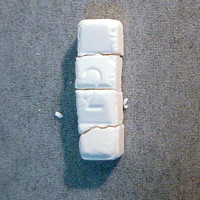
#> input picture Segmentacao/Segmentacao/imagens remedio/Alprazolam/3089_lg.jpg, 200 x 200 px
$ python -i SegmentacaoContornos.py   (imports and definitions only)   (Python 2 division)
#> lines starting #> are read from the running program, lines starting #| are printed output that depends on the picture
import cv2
import numpy as np
from matplotlib import pyplot as plt
import warnings

#funcao identifica se ha uma pilula circular
#retorna coordenada x e y do ponto central e o raio do circulo
#caso nao haja uma pilula circular retorna 0 para todos os valores
def contemPilulaCircular(imageUrl):
    #carrega e trata a imagen antes de aplicar a transformada de hough


    #checa se e necessario ou nao aplicar o blur

#> called with imageUrl = 'imagens remedio/Alprazolam/3089_lg.jpg'
    continuar = True
    parameter = 1


    while continuar == True:
        img = cv2.imread(imageUrl,0)
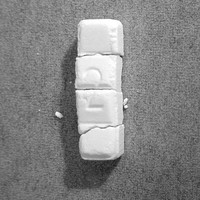
#> img: shape (200, 200); min 28, max 255, mean 132.8
        img = cv2.medianBlur(img,parameter)
        cimg = cv2.cvtColor(img,cv2.COLOR_GRAY2BGR)

        circles = cv2.HoughCircles(img,cv2.HOUGH_GRADIENT,1,20,
                            param1=100,param2=30,minRadius=0,maxRadius=0)
#> circles = 36 rows, first 8: [100.5, 101.5, 95.3], [97.5, 80.5, 80.8], [88.5, 120.5, 69], [109.5, 119.5, 64.6], [79.5, 66.5, 66.1], [117.5, 67.5, 65.5], [99.5, 139.5, 61.1], [98.5, 45.5, 45]


        if circles is None:
            parameter = parameter - 2
            img = cv2.imread(imageUrl,0)
            img = cv2.medianBlur(img,parameter)
            cimg = cv2.cvtColor(img,cv2.COLOR_GRAY2BGR)

            circles = cv2.HoughCircles(img,cv2.HOUGH_GRADIENT,1,20,
                            param1=100,param2=30,minRadius=0,maxRadius=0)

            break

        if len(circles[0]) > 2:
            parameter = parameter + 2
        elif len(circles[0]) == 2:
            #distancia entre os circulos
            d = abs(int(circles[0][0][0]) - int(circles[0][1][0]))
            #raio dos circulos
            r1 = circles[0][0][2]
            r2 = circles[0][1][2]

            if ~(d - d*0.05 <= r1+r2 <= d + d*0.05):
                parameter = parameter + 2
            else:
               break
        else:
            continuar = False

        if parameter > 15:
            print 'Nao ha pilulas circulares'
            cv2.imshow('detected circles',cimg)
            cv2.waitKey(0)
            cv2.destroyAllWindows()
            return 0,0,0


    circles = np.uint16(np.around(circles))
#> circles = [[90, 64, 27], [100, 144, 19]]
    for i in circles[0,:]:
        # draw the outer circle
        cv2.circle(cimg,(i[0],i[1]),i[2],(0,255,0),2)
        # draw the center of the circle
        cv2.circle(cimg,(i[0],i[1]),2,(0,0,255),3)
#> this loop made 2 passes
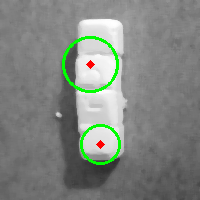
#> cimg: shape (200, 200, 3); mean B, G, R 128.9, 134.4, 129.4


    if len(circles[0]) == 1:
        #se a imagem possui uma pilula, o centro da pilula esta proximo ao centro da imagem
        w, h = img.shape
        if(w/2 - w*0.1 <= circles[0][0][0] <= w/2 + w*0.1 and h/2 - h*0.1 <= circles[0][0][1] <= h/2 + h*0.1):
            print 'tem circulo'
            cv2.imshow('detected circles',cimg)
            cv2.waitKey(0)
            cv2.destroyAllWindows()
            return circles[0][0][0], circles[0][0][1], circles[0][0][2]


        else:
            print 'Nao tem pilulas circulares'
            cv2.imshow('detected circles',cimg)
            cv2.waitKey(0)
            cv2.destroyAllWindows()
            return 0,0,0

    elif len(circles[0]) == 2:

        #distancia entre os circulos
        d = abs(int(circles[0][0][0]) - int(circles[0][1][0]))
#> d = 10
        #raio dos circulos
        r1 = circles[0][0][2]
#> r1 = 27
        r2 = circles[0][1][2]
#> r2 = 19

        if(d - d*0.05 <= r1+r2 <= d + d*0.05):
            print 'possui duas pilulas circulares'

            cv2.imshow('detected circles',cimg)
            cv2.waitKey(0)
            cv2.destroyAllWindows()

            x = [circles[0][0][0],circles[0][1][0]]
            y = [circles[0][0][1],circles[0][1][1]]
            raio = [circles[0][0][2], circles[0][1][2]]
            return x,y,raio
        else:
            print 'Nao possui pilula circular'
            cv2.imshow('detected circles',cimg)
            cv2.waitKey(0)
            cv2.destroyAllWindows()

            return 0,0,0


    else:
        print 'Nao ha circulos'
        cv2.imshow('detected circles',cimg)
        cv2.waitKey(0)
        cv2.destroyAllWindows()

        return 0,0,0

>>> result = contemPilulaCircular('imagens remedio/Alprazolam/3089_lg.jpg')

$ run again, on Segmentacao/Segmentacao/imagens remedio/Alprazolam/3283_lg.jpg
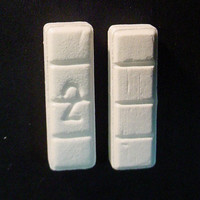
#> input picture Segmentacao/Segmentacao/imagens remedio/Alprazolam/3283_lg.jpg, 200 x 200 px
#> in contemPilulaCircular, `img = cv2.imread(imageUrl,0)`:
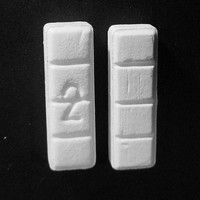
#> img: shape (200, 200); min 0, max 249, mean 74.1
#> in contemPilulaCircular, `circles = cv2.HoughCircles(img,cv2.HOUGH_GRADIENT,1,20, param1=100,par..`: circles = [[131.5, 123.5, 24.9], [131.5, 42.5, 26.6], [130.5, 84.5, 22.9], [69.5, 47.5, 26.6], [84.5, 112.5, 23.9], [78.5, 151.5, 32], [65.5, 73.5, 22.4], [131.5, 145.5, 23.5]]
#> in contemPilulaCircular, `circles = np.uint16(np.around(circles))`: circles = [[68, 150, 22]]
#> the loop in contemPilulaCircular, `for i in circles[0,:]:` made 1 pass
#> after the loop in contemPilulaCircular, `for i in circles[0,:]:`:
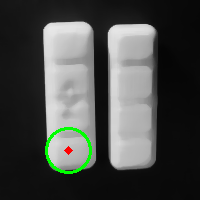
#> cimg: shape (200, 200, 3); mean B, G, R 71.6, 74.3, 71.8
